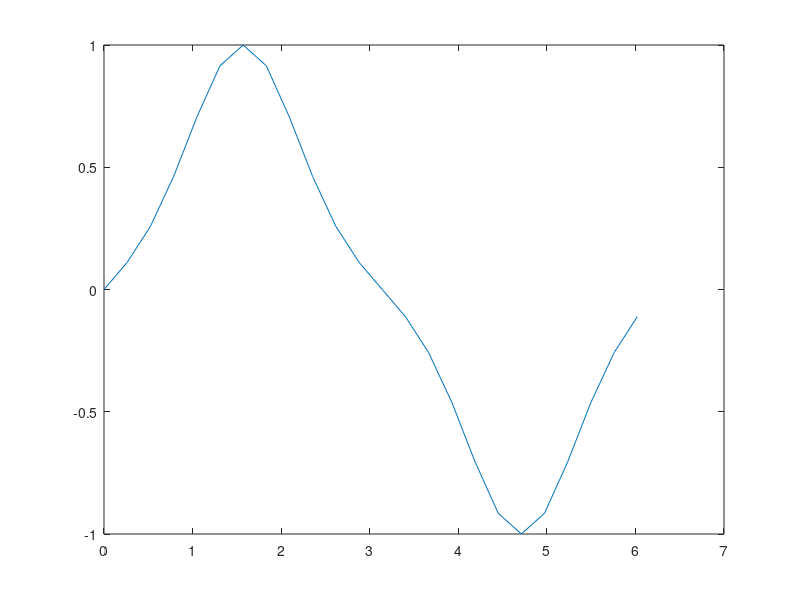

Write MATLAB code to recreate this figure. (Note: this script raises an error after producing the figure.)
clear all;
clc;
close all;

q = 2;
N = 24;
k = [-N/2: N/2 - 1];
L = diag(k.^2);

for ii = 1:1:N - 2
    L(ii+2, ii) = q;
end


for jj = 1:1:N - 2
    L(jj, jj+2) = q;
end

[VEC, VAL] = eig(L);
val = diag(VAL);

jj = [0:N-1]';
x = 2*pi*jj/N;

PHI = zeros(N);
icol = 0;
for kk = [-N/2:1:N/2-1]
    icol = icol +1;
    PHI(:, icol) = exp(1i*kk*x);
end
figure
phi1 = PHI*VEC(:,2); phi1 = phi1/max(phi1);
plot(x, phi1);

figure;
for t= 1:1:3
    plot(x, DFS(VEC(:,t),x)/max(DFS(VEC(:,t),x)));
    hold on;
end
hold off